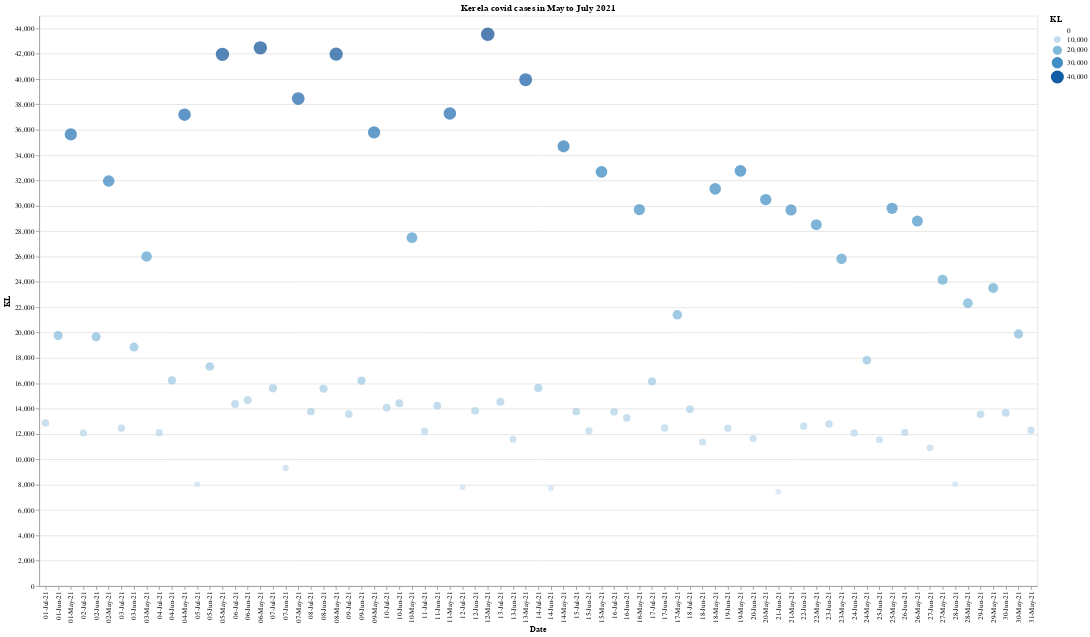

The cell this chart's notebook holds for it:
### Code cell
alt.Chart(dfmsk).mark_circle().encode(
        x='Date', y='KL', size='KL', color='KL', tooltip=['Date', 'KL', 'KL']).properties(height=800,width=1400,title="Kerela covid cases in May to July 2021")
